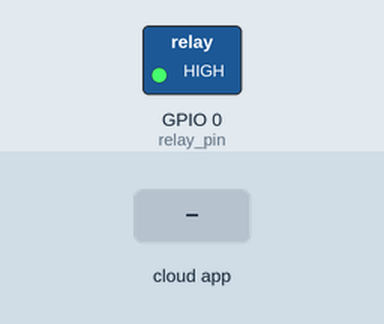
Simulated run of this sketch. Board: ESP8266 (NodeMCU). On the bench: switched loads named in the sketch (green lamp = pin HIGH). The inputs (shaded band) are chosen by the test bench. WiFi joins after 1.5 s; servers stay silent unless stated; what the sketch prints to the serial monitor is not drawn.

Above: at 3.2 s.
3.3 s: the phone or cloud app sets Lamp to 255
At 4.1 s:
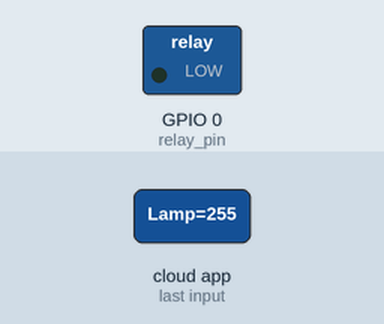
4.8 s: the phone or cloud app sets Lamp to 0
At 5.2 s:
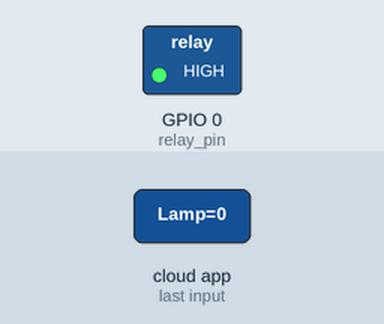
Timing chart, 0 to 7.8 s (numbered marks = the images above; inputs shaded):
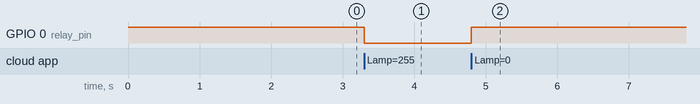

The sketch:

alexa-esp8266.ino
```cpp
/* include headers */
#include <ESP8266WiFi.h>
#include <Espalexa.h>

/* GPIO connected to relay */
#define relay_pin 0

/* variable to store current state of device */
int is_on = false;

/* WiFi Credentials to connect to */
const char* ssid = "WiFi-SSID";
const char* password = "WiFi-Password";

/* device name for which alexa will listen to */
String device_name = "Lamp";

/* Esp-Alexa library */
Espalexa espalexa;

/* connect to WiFi
 * returns true if successful or false if not
 */
boolean connect_wifi()
{
	boolean state = true;
	int i = 0;

	WiFi.mode(WIFI_STA);
	WiFi.begin(ssid, password);
	Serial.println("");
	Serial.println("Connecting to WiFi");

	Serial.print("Connecting...");
	while (WiFi.status() != WL_CONNECTED) {
		delay(1000);
		Serial.print(".");
		if (i > 20) {
			state = false;
			break;
		}
		i++;
	}
	Serial.println("");
	if (state) {
		Serial.print("Connected to ");
		Serial.println(ssid);
		Serial.print("IP address: ");
		Serial.println(WiFi.localIP());
	} else {
		Serial.println("Connection failed.");
	}
	return state;
}

/* callback function for on/off command */
void command_handler(uint8_t val)
{
	/* device control */
	if (is_on == false && val == 0xFF) { /* ON */
		digitalWrite(relay_pin, LOW);
		Serial.print(device_name);
		Serial.println(" ON");
		is_on = true;
	} else if (is_on == true && val != 0XFF) { /* OFF */
		digitalWrite(relay_pin, HIGH);
		Serial.print(device_name);
		Serial.println(" OFF");
		is_on = false;
	}
}

void setup()
{
	boolean is_wifi_connected;

	Serial.begin(115200);

	pinMode(relay_pin, OUTPUT);
	digitalWrite(relay_pin, HIGH);

	/* connect to WiFi */
	is_wifi_connected = connect_wifi();

	if (is_wifi_connected) {
		espalexa.addDevice(device_name, command_handler);
		espalexa.begin();
	} else {
		while (1) {
			Serial.println("Cannot connect to WiFi..");
			delay(2000);
		}
	}
}

void loop()
{
	espalexa.loop();
	delay(1);
}
```

Measured:
- after the input at 3.3 s, GPIO 0 (relay_pin): HIGH → LOW at once
- after the input at 4.8 s, GPIO 0 (relay_pin): LOW → HIGH at once
